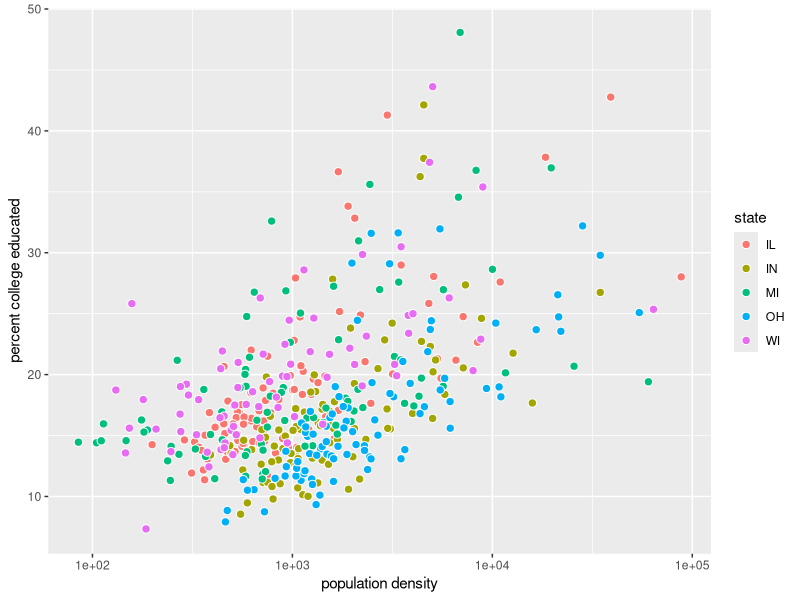
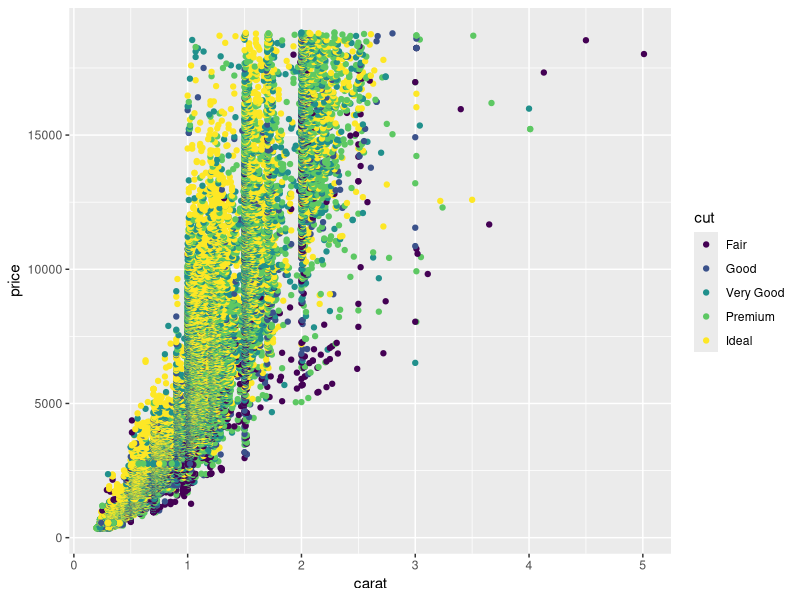
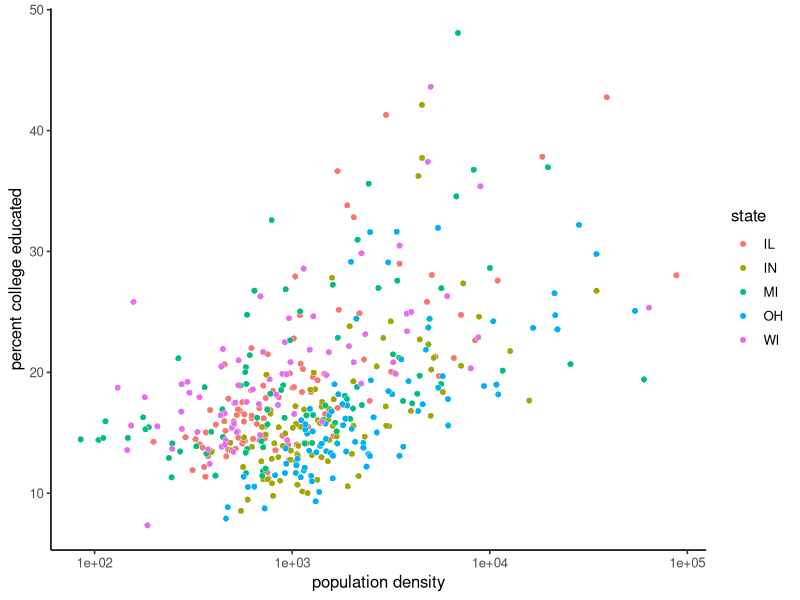

The R script that drew these images, in order:
## ---- chunk 1
library(knitr)
library(ggplot2)
library(colorspace)
library(cowplot)

opts_chunk$set(fig.align="center", fig.height=4, fig.width=5.5)
## ---- chunk 2
ggplot(midwest, aes(popdensity, percollege, fill = state)) +
  geom_point(shape = 21, size = 2.5, color = "white", stroke = 0.5) +
  scale_x_log10(name = "population density") +
  scale_y_continuous(name = "percent college educated") +
  NULL # replace NULL with your color scale and theme code
## ---- chunk 3
ggplot(diamonds, aes(carat, price, color = cut)) +
  geom_point()
## ---- chunk 4
ggplot(midwest, aes(popdensity, percollege, fill = state)) +
  geom_point(shape = 21, size = 2, color = "white", stroke = 0.2) +
  scale_x_log10(name = "population density") +
  scale_y_continuous(name = "percent college educated") +
  theme_classic(12) +
  theme(
    # your theme customization code goes here
  )
